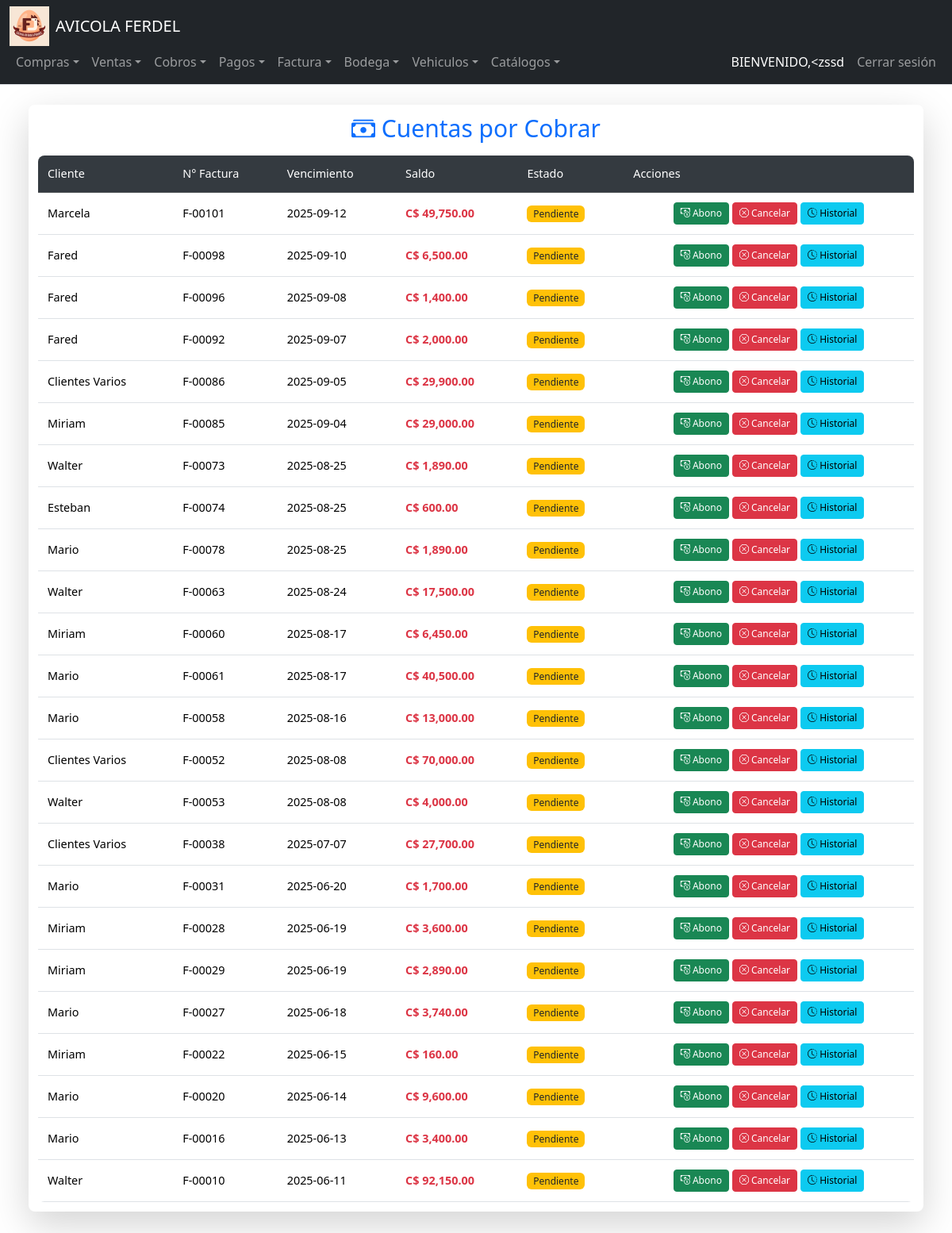
The page /cobros (signed in) on the database its author committed.
### tables this page shows
CREATE TABLE Usuarios (
    ID_Usuario INTEGER PRIMARY KEY AUTOINCREMENT,
    NombreUsuario TEXT UNIQUE NOT NULL,
    ContrasenaHash TEXT NOT NULL,
    Rol_ID INTEGER,
    Estado INTEGER,
    Fecha_Creacion DATE,
    FOREIGN KEY (Rol_ID) REFERENCES Roles(ID_Rol)
);

CREATE TABLE "Detalle_Cuentas_Por_Cobrar" (
    ID_Movimiento INTEGER PRIMARY KEY AUTOINCREMENT,
    Fecha DATE NOT NULL,
    ID_Cliente INTEGER NOT NULL,
    Num_Documento TEXT NOT NULL,
    Observacion TEXT,
    Fecha_Vencimiento DATE,
    Tipo_Movimiento INTEGER NOT NULL,
    Monto_Movimiento NUMERIC(12,2) NOT NULL,
    IVA NUMERIC(12,2) DEFAULT 0,
    Retencion NUMERIC(12,2) DEFAULT 0,
    ID_Empresa INTEGER NOT NULL,
    Saldo_Pendiente NUMERIC(12,2),
    ID_Factura INTEGER,
    FOREIGN KEY (ID_Cliente) REFERENCES Clientes(ID_Cliente),
    FOREIGN KEY (ID_Empresa) REFERENCES Empresa(ID_Empresa),
    FOREIGN KEY (ID_Factura) REFERENCES Facturacion(ID_Factura)
);

CREATE TABLE Clientes (
    ID_Cliente INTEGER PRIMARY KEY AUTOINCREMENT,
    Nombre TEXT NOT NULL,
    Telefono TEXT,
    Direccion TEXT,
    RUC_CEDULA TEXT
);

### app.py (the view)
@app.route("/cobros", methods=["GET"])
@login_required
def cobros():
    try:
        cliente_id = request.args.get('cliente_id', '')
        fecha_desde = request.args.get('fecha_desde', '')
        fecha_hasta = request.args.get('fecha_hasta', '')
        estado = request.args.get('estado', '')
        query = """
            SELECT dcc.ID_Movimiento, dcc.Num_Documento AS Factura,
                   c.Nombre AS Cliente, c.ID_Cliente,
                   dcc.Monto_Movimiento AS Saldo,
                   dcc.Fecha, dcc.Fecha_Vencimiento
            FROM Detalle_Cuentas_Por_Cobrar dcc
            JOIN Clientes c ON dcc.ID_Cliente = c.ID_Cliente
            WHERE dcc.Monto_Movimiento > 0
        """
        params = []
        if cliente_id:
            query += " AND c.ID_Cliente = ?"
            params.append(cliente_id)
        if fecha_desde:
            query += " AND dcc.Fecha >= ?"
            params.append(fecha_desde)
        if fecha_hasta:
            query += " AND dcc.Fecha <= ?"
            params.append(fecha_hasta)
        if estado == 'vencido':
            query += " AND dcc.Fecha_Vencimiento < date('now')"
        elif estado == 'pendiente':
            query += " AND (dcc.Fecha_Vencimiento >= date('now') OR dcc.Fecha_Vencimiento IS NULL)"
        query += " ORDER BY dcc.Fecha_Vencimiento DESC"
        cuentas = db.execute(query, *params)
        clientes = db.execute("SELECT ID_Cliente, Nombre FROM Clientes ORDER BY Nombre")
        return render_template("cobros.html",
                            cuentas=cuentas,
                            clientes=clientes,
                            filtros={
                                'cliente_id': cliente_id,
                                'fecha_desde': fecha_desde,
                                'fecha_hasta': fecha_hasta,
                                'estado': estado
                            })
    except Exception as e:
        flash(f"❌ Error al cargar los cobros: {e}", "danger")
        return redirect(url_for("home"))

### app.py (called while the page is built)
@login_manager.user_loader
def load_user(user_id):
    user_data = db.execute("SELECT * FROM Usuarios WHERE ID_Usuario = ?", user_id)
    if len(user_data) == 1:
        return User(user_data[0]["ID_Usuario"], user_data[0]["NombreUsuario"])
    return None

@app.after_request
def after_request(response):
    response.headers["Cache-Control"] = "no-cache, no-store, must-revalidate"
    response.headers["Expires"] = 0
    response.headers["Pragma"] = "no-cache"
    return response

### Templates/cobros.html (shortened to what this page needs)
{% extends "layout.html" %}
{% block main %}
<div class="container-fluid my-3">
    <div class="card shadow-lg">
        <div class="card-body">
            <h2 class="text-center mb-3 text-primary">
                <i class="bi bi-cash-stack"></i> Cuentas por Cobrar
            </h2>
            <div class="table-responsive">
                <table class="table table-hover align-middle">
                    <thead class="table-dark">
                        <tr>
                            <th class="d-none d-md-table-cell" data-label="Cliente">Cliente</th>
                            <th data-label="Factura">N° Factura</th>
                            <th class="d-none d-sm-table-cell" data-label="Vencimiento">Vencimiento</th>
                            <th data-label="Saldo">Saldo</th>
                            <th data-label="Estado">Estado</th>
                            <th data-label="Acciones">Acciones</th>
                        </tr>
                    </thead>
                    <tbody>
                        {% for cuenta in cuentas %}
                        <tr>
                            <td class="d-none d-md-table-cell" data-label="Cliente">{{ cuenta.Cliente }}</td>
                            <td data-label="Factura">{{ cuenta.Factura }}</td>
                            <td class="d-none d-sm-table-cell" data-label="Vencimiento">{{ cuenta.Fecha_Vencimiento }}</td>
                            <td data-label="Saldo">
                                <span class="{% if cuenta.Saldo > 0 %}text-danger fw-bold{% else %}text-success fw-bold{% endif %}">
                                    {{'C$ ' ~ "{:,.2f}".format(cuenta.Saldo)}}
                                </span>
                            </td>
                            <td data-label="Estado">
                                {% if cuenta.Saldo > 0 %}
                                    <span class="badge bg-warning text-dark">Pendiente</span>
                                {% else %}
                                    <span class="badge bg-success">Pagado</span>
                                {% endif %}
                            </td>
                            <td data-label="Acciones">
                                <div class="d-flex flex-wrap gap-1 justify-content-center">
                                    {% if cuenta.Saldo > 0 %}
                                        <a href="{{ url_for('registrar_cobro', id_movimiento=cuenta.ID_Movimiento) }}"
                                           class="btn btn-success btn-sm"
                                           data-bs-toggle="tooltip"
                                           title="Registrar cobro">
                                            <i class="bi bi-cash-coin d-none d-md-inline"></i> Abono
                                        </a>
                                        <a href="{{ url_for('historial_pagos', id_movimiento=cuenta.ID_Movimiento) }}"
                                           class="btn btn-danger btn-sm"
                                           onclick="return confirm('¿Estás seguro que quieres cancelar esta deuda manualmente?');"
                                           data-bs-toggle="tooltip"
                                           title="Cancelar deuda">
                                            <i class="bi bi-x-octagon d-none d-md-inline"></i> Cancelar
                                        </a>
                                    {% else %}
                                        <span class="text-muted small d-none d-md-inline">Pago completo</span>
                                    {% endif %}
                                    <a href="{{ url_for('historial_pagos',  id_movimiento=cuenta.ID_Movimiento) }}"
                                       class="btn btn-info btn-sm"
                                       data-bs-toggle="tooltip"
                                       title="Historial de pagos">
                                        <i class="bi bi-clock-history d-none d-md-inline"></i> Historial
                                    </a>
                                </div>
                            </td>
                        </tr>
                        {% else %}
                        <tr>
                            <td colspan="6" class="text-center">No hay cuentas por cobrar registradas.</td>
                        </tr>
                        {% endfor %}
                    </tbody>
                </table>
            </div>
        </div>
    </div>
</div>
{% endblock %}

### Templates/layout.html (shortened to what this page needs)
<!DOCTYPE html>
<html lang="es">
<head>
    <link href="https://cdn.jsdelivr.net/npm/bootstrap@5.3.3/dist/css/bootstrap.min.css" rel="stylesheet"
>
    <link rel="stylesheet" href="https://cdn.jsdelivr.net/npm/bootstrap-icons@1.11.1/font/bootstrap-icons.css">
    <link rel="stylesheet" href="{{ url_for('static', filename='styles.css') }}">
</head>
<body>
    <nav class="navbar navbar-expand-lg navbar-dark bg-dark border-bottom fixed-top">
        <div class="container-fluid">
            <div class="navbar-container">
                <div class="navbar-brand-container">
                    <img src="{{ url_for('static', filename='logoFerdel_web.png') }}"
                         alt="Logo de Ferdel"
                         width="50"
                         height="50"
                         class="img-fluid d-none d-sm-block">
                    <a class="navbar-brand" href="/">AVICOLA FERDEL</a>
                </div>
                <div class="collapse navbar-collapse navbar-menu" id="navbarNav">
                    {% if current_user.is_authenticated %}
                    <ul class="navbar-nav me-auto">
                        <li class="nav-item dropdown">
                            <a class="nav-link dropdown-toggle" href="#" id="comprasDropdown" role="button"
                               data-bs-toggle="dropdown" aria-expanded="false">
                                <span>Compras</span>
                            </a>
                        </li>
                        <li class="nav-item dropdown">
                            <a class="nav-link dropdown-toggle" href="#" id="ventasDropdown" role="button"
                               data-bs-toggle="dropdown" aria-expanded="false">
                                <span>Ventas</span>
                            </a>
                        </li>
                        <li class="nav-item dropdown">
                            <a class="nav-link dropdown-toggle" href="#" id="cobrosDropdown" role="button"
                               data-bs-toggle="dropdown" aria-expanded="false">
                                <span>Cobros</span>
                            </a>
                        </li>
                        <li class="nav-item dropdown">
                            <a class="nav-link dropdown-toggle" href="#" id="pagosDropdown" role="button"
                               data-bs-toggle="dropdown" aria-expanded="false">
                                <span>Pagos</span>
                            </a>
                        </li>
                        <li class="nav-item dropdown">
                            <a class="nav-link dropdown-toggle" href="#" id="facturaDropdown" role="button"
                               data-bs-toggle="dropdown" aria-expanded="false">
                                <span>Factura</span>
                            </a>
                        </li>
                        <li class="nav-item dropdown">
                            <a class="nav-link dropdown-toggle" href="#" id="bodegaDropdown" role="button"
                               data-bs-toggle="dropdown" aria-expanded="false">
                                <span>Bodega</span>
                            </a>
                        </li>
                        <li class="nav-item dropdown">
                            <a class="nav-link dropdown-toggle" href="#" id="vehiculosDropdown" role="button"
                               data-bs-toggle="dropdown" aria-expanded="false">
                                <span>Vehiculos</span>
                            </a>
                        </li>
                        <li class="nav-item dropdown">
                            <a class="nav-link dropdown-toggle" href="#" id="CatalogosDropdown" role="button"
                               data-bs-toggle="dropdown" aria-expanded="false">
                                <span>Catálogos</span>
                            </a>
                        </li>
                    </ul>
                    <ul class="navbar-nav">
                        <li class="nav-item">
                            <span class="nav-link text-white">
                                <span class="d-none d-md-inline">BIENVENIDO, </span>
                                {{ current_user.username }}
                            </span>
                        </li>
                        <li class="nav-item">
                            <a class="nav-link" href="/logout">
                                <span class="d-none d-sm-inline">Cerrar sesión</span>
                            </a>
                        </li>
                    </ul>
                    {% endif %}
                </div>
            </div>
        </div>
    </nav>
    <main class="container-fluid py-3">
        <div class="row justify-content-center">
            <div class="col-12 col-xxl-10">
                {% block main %}
                {% endblock %}
            </div>
        </div>
    </main>
</body>
</html>

### static/styles.css (style rules this page uses)
:root { --navbar-height-lg: 80px; --navbar-height-sm: 100px; --mobile-breakpoint: 576px; --tablet-breakpoint: 768px; --desktop-breakpoint: 992px; --navbar-bg: #212529; --dropdown-bg: rgba(52, 58, 64, 0.95); }
body { min-height: 100vh; display: flex; flex-direction: column; font-size: 1rem; }
main { padding-top: var(--navbar-height-lg); flex: 1; }
.navbar { height: auto; min-height: var(--navbar-height-lg); }
.navbar-container { display: flex; flex-wrap: wrap; align-items: center; justify-content: space-between; width: 100%; }
.navbar-brand-container { display: flex; align-items: center; flex-shrink: 0; }
.navbar-brand { white-space: nowrap; overflow: hidden; text-overflow: ellipsis; max-width: 200px; margin-left: 0.5rem; }
.navbar-menu { flex-grow: 1; display: flex; justify-content: space-between; }
.dropdown-item, .nav-link { padding: 0.5rem 1rem; display: flex; align-items: center; }
.navbar-collapse { transition: all 0.3s ease; }
.dropdown-toggle::after { display: inline-block; margin-left: 0.255em; vertical-align: 0.255em; content: ""; border-top: 0.3em solid; border-right: 0.3em solid transparent; border-bottom: 0; border-left: 0.3em solid transparent; }

### Templates/layout.html (style rules this page uses)
:root { --navbar-height: 56px; }
body { padding-top: calc(var(--navbar-height) + 20px); min-height: 100vh; display: flex; flex-direction: column; }
.fixed-top { position: fixed; top: 0; right: 0; left: 0; z-index: 1030; }
main { flex: 1; padding-top: 1rem; }

### Templates/cobros.html (style rules this page uses)
:root { --card-max-width: 1200px; --card-padding-lg: 1.5rem; --card-padding-md: 1rem; --card-padding-sm: 0.75rem; --navbar-height-lg: 80px; --navbar-height-sm: 100px; --content-top-margin: 1rem; }
.container-fluid.my-3 { max-width: var(--card-max-width); margin: var(--content-top-margin) auto; padding: var(--card-padding-sm); margin-top: calc(var(--navbar-height-lg) + var(--content-top-margin)); }
.card { border-radius: 0.5rem; box-shadow: 0 0.125rem 0.5rem rgba(0, 0, 0, 0.1); border: none; }
.card-body { padding: var(--card-padding-sm); }
h2 { font-size: clamp(1.5rem, 2.5vw, 2rem); margin-bottom: 1rem; }
.table-responsive { border-radius: 0.5rem; overflow: hidden; }
.table { margin-bottom: 0; width: 100%; font-size: clamp(0.85rem, 1.2vw, 1rem); }
.table thead th { background-color: #343a40; color: white; font-weight: 500; padding: 0.75rem; vertical-align: middle; }
.table tbody td { padding: 0.75rem; vertical-align: middle; }
.badge { font-size: clamp(0.75rem, 1vw, 0.85rem); padding: 0.35em 0.65em; font-weight: 500; }
.btn-sm { padding: 0.25rem 0.5rem; font-size: clamp(0.75rem, 1vw, 0.85rem); white-space: nowrap; }
@media (min-width: 993px) { .container-fluid.my-3 { padding: var(--card-padding-lg); } }
@media (min-width: 993px) { .table tbody td .d-flex { gap: 0.5rem; } }

### rows shown on the page
Usuarios: username "<zssd"
Detalle_Cuentas_Por_Cobrar: Cliente "Marcela", Factura "F-00101", Fecha_Vencimiento "2025-09-12", Monto_Movimiento "C$ 49,750.00", shows "Pendiente"
Detalle_Cuentas_Por_Cobrar: Cliente "Fared", Factura "F-00098", Fecha_Vencimiento "2025-09-10", Monto_Movimiento "C$ 6,500.00", shows "Pendiente"
Detalle_Cuentas_Por_Cobrar: Cliente "Fared", Factura "F-00096", Fecha_Vencimiento "2025-09-08", Monto_Movimiento "C$ 1,400.00", shows "Pendiente"
Detalle_Cuentas_Por_Cobrar: Cliente "Fared", Factura "F-00092", Fecha_Vencimiento "2025-09-07", Monto_Movimiento "C$ 2,000.00", shows "Pendiente"
Detalle_Cuentas_Por_Cobrar: Cliente "Clientes Varios", Factura "F-00086", Fecha_Vencimiento "2025-09-05", Monto_Movimiento "C$ 29,900.00", shows "Pendiente"
Detalle_Cuentas_Por_Cobrar: Cliente "Miriam", Factura "F-00085", Fecha_Vencimiento "2025-09-04", Monto_Movimiento "C$ 29,000.00", shows "Pendiente"
Detalle_Cuentas_Por_Cobrar: Cliente "Walter", Factura "F-00073", Fecha_Vencimiento "2025-08-25", Monto_Movimiento "C$ 1,890.00", shows "Pendiente"
Detalle_Cuentas_Por_Cobrar: Cliente "Esteban", Factura "F-00074", Fecha_Vencimiento "2025-08-25", Monto_Movimiento "C$ 600.00", shows "Pendiente"
Detalle_Cuentas_Por_Cobrar: Cliente "Mario", Factura "F-00078", Fecha_Vencimiento "2025-08-25", Monto_Movimiento "C$ 1,890.00", shows "Pendiente"
Detalle_Cuentas_Por_Cobrar: Cliente "Walter", Factura "F-00063", Fecha_Vencimiento "2025-08-24", Monto_Movimiento "C$ 17,500.00", shows "Pendiente"
Detalle_Cuentas_Por_Cobrar: Cliente "Miriam", Factura "F-00060", Fecha_Vencimiento "2025-08-17", Monto_Movimiento "C$ 6,450.00", shows "Pendiente"
Detalle_Cuentas_Por_Cobrar: Cliente "Mario", Factura "F-00061", Fecha_Vencimiento "2025-08-17", Monto_Movimiento "C$ 40,500.00", shows "Pendiente"
Detalle_Cuentas_Por_Cobrar: Cliente "Mario", Factura "F-00058", Fecha_Vencimiento "2025-08-16", Monto_Movimiento "C$ 13,000.00", shows "Pendiente"
Detalle_Cuentas_Por_Cobrar: Cliente "Clientes Varios", Factura "F-00052", Fecha_Vencimiento "2025-08-08", Monto_Movimiento "C$ 70,000.00", shows "Pendiente"
Detalle_Cuentas_Por_Cobrar: Cliente "Walter", Factura "F-00053", Fecha_Vencimiento "2025-08-08", Monto_Movimiento "C$ 4,000.00", shows "Pendiente"
Detalle_Cuentas_Por_Cobrar: Cliente "Clientes Varios", Factura "F-00038", Fecha_Vencimiento "2025-07-07", Monto_Movimiento "C$ 27,700.00", shows "Pendiente"
Detalle_Cuentas_Por_Cobrar: Cliente "Mario", Factura "F-00031", Fecha_Vencimiento "2025-06-20", Monto_Movimiento "C$ 1,700.00", shows "Pendiente"
Detalle_Cuentas_Por_Cobrar: Cliente "Miriam", Factura "F-00028", Fecha_Vencimiento "2025-06-19", Monto_Movimiento "C$ 3,600.00", shows "Pendiente"
Detalle_Cuentas_Por_Cobrar: Cliente "Miriam", Factura "F-00029", Fecha_Vencimiento "2025-06-19", Monto_Movimiento "C$ 2,890.00", shows "Pendiente"
Detalle_Cuentas_Por_Cobrar: Cliente "Mario", Factura "F-00027", Fecha_Vencimiento "2025-06-18", Monto_Movimiento "C$ 3,740.00", shows "Pendiente"
Detalle_Cuentas_Por_Cobrar: Cliente "Miriam", Factura "F-00022", Fecha_Vencimiento "2025-06-15", Monto_Movimiento "C$ 160.00", shows "Pendiente"
Detalle_Cuentas_Por_Cobrar: Cliente "Mario", Factura "F-00020", Fecha_Vencimiento "2025-06-14", Monto_Movimiento "C$ 9,600.00", shows "Pendiente"
Detalle_Cuentas_Por_Cobrar: Cliente "Mario", Factura "F-00016", Fecha_Vencimiento "2025-06-13", Monto_Movimiento "C$ 3,400.00", shows "Pendiente"
Detalle_Cuentas_Por_Cobrar: Cliente "Walter", Factura "F-00010", Fecha_Vencimiento "2025-06-11", Monto_Movimiento "C$ 92,150.00", shows "Pendiente"
